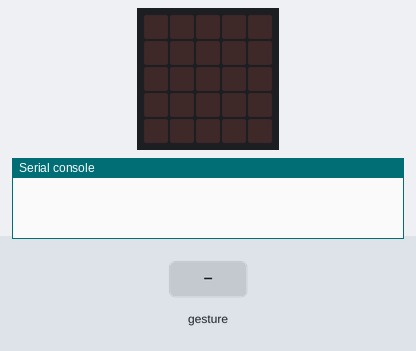
A program run on a simulated BBC micro:bit (MakeCode). Shown: the board's 5×5 LED display, the last lines printed to the serial console. The inputs (shaded band) are chosen by the test bench. Random numbers come from a fixed seed; no radio messages arrive unless stated (any console line starting 'radio sent:' is added by the test bench); a tilt is held for 1.5 s and a shake lasts 1 s, then the board lies face up again.

Above: at 1.2 s.
1.3 s: gesture 'shake'
At 2.5 s:
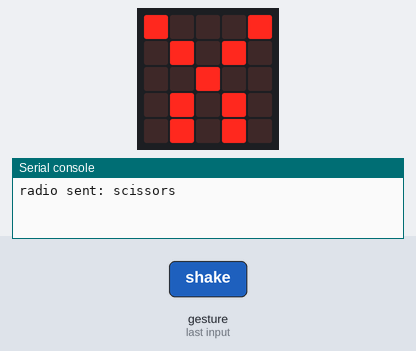
3.0 s: gesture 'shake'
At 3.8 s:
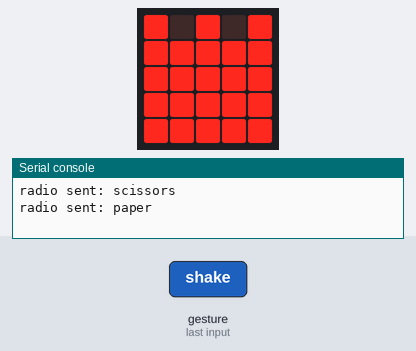
Timing chart, 0 to 6.0 s (numbered marks = the images above; inputs shaded):
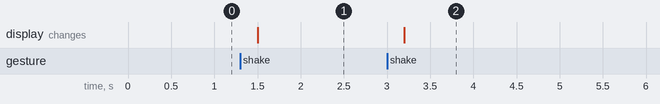

The program:

main.ts
```typescript
function rockpaperscissors () {
    play = randint(1, 3)
    if (play == 1) {
        radio.sendString("scissors")
        basic.showLeds(`
            # . . . #
            . # . # .
            . . # . .
            . # . # .
            . # . # .
            `)
    } else if (play == 2) {
        radio.sendString("rock")
        basic.showLeds(`
            . . . . .
            . # # # .
            . # # # .
            . # # # .
            . . . . .
            `)
    } else if (play == 3) {
        radio.sendString("paper")
        basic.showLeds(`
            # . # . #
            # # # # #
            # # # # #
            # # # # #
            # # # # #
            `)
    }
}
function loose () {
    maqueen.motorRun(maqueen.Motors.All, maqueen.Dir.CCW, 100)
    basic.pause(1000)
    maqueen.motorStop(maqueen.Motors.All)
}
function win () {
    maqueen.motorRun(maqueen.Motors.All, maqueen.Dir.CW, 100)
    basic.pause(1000)
    maqueen.motorStop(maqueen.Motors.All)
}
input.onGesture(Gesture.Shake, function () {
    rockpaperscissors()
})
let play = 0
radio.setGroup(1)
```

test.ts
```typescript
// 테스트는 여기로 이동합니다; 이 패키지가 확장으로 사용될 때 컴파일되지 않을 것 입니다.
```

Measured:
- after the input at 1.3 s, the display: changes after 0.20 s (image 1)
- after the input at 3.0 s, the display: changes after 0.20 s (image 2)
